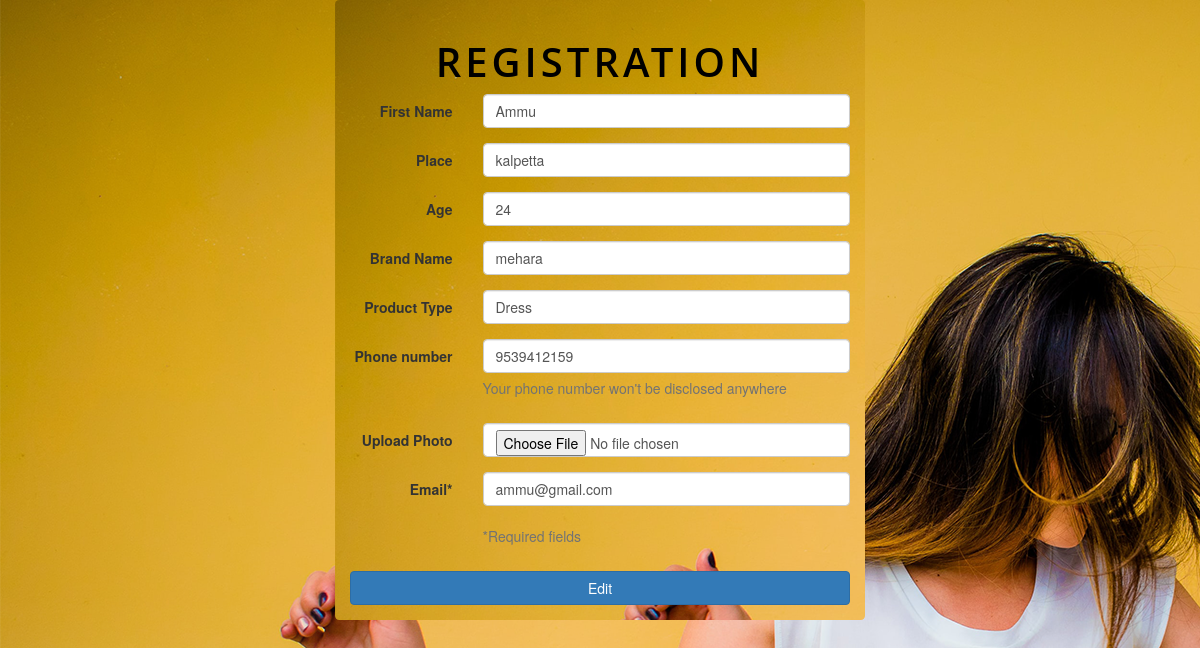
The app's page /ecommerce_app/editsel/1 with its own data.
### ecommerce_app/models.py (models this page shows, shortened)
class model_seller(models.Model):
    fullname=models.CharField(max_length=120)
    place=models.CharField(max_length=100)
    age=models.IntegerField()
    brand=models.CharField(max_length=100)
    product=models.CharField(max_length=100)
    phonenumber=models.IntegerField()
    photo=models.FileField(upload_to='ecommerce_app/static')
    email=models.EmailField()
    password=models.CharField(max_length=100)

### ecommerce_app/views.py (the view, shortened to what this page needs)
# urls.py: path('editsel/<int:id>',seller_edit),
def seller_edit(request,id):
     a=model_seller.objects.get(id=id)
     images=str(a.photo).split('/')[-1]
     return render(request,'edit_profile.html',{'data':a})

### ecommerce_app/templates/edit_profile.html (shortened to what this page needs)
<!DOCTYPE html>
{% load static%}
<html>
    <head>
        <link rel="stylesheet" href="">
    </head>
    <body>
<link href="//maxcdn.bootstrapcdn.com/bootstrap/4.0.0/css/bootstrap.min.css" rel="stylesheet" id="bootstrap-css">
<link href="//netdna.bootstrapcdn.com/bootstrap/3.2.0/css/bootstrap.min.css" rel="stylesheet" id="bootstrap-css">
<div class="container">
            <form class="form-horizontal" method="post" role="form" enctype="multipart/form-data">{% csrf_token %}
                <h2>Registration</h2>
                <div class="form-group">
                    <label for="fullname" class="col-sm-3 control-label">First Name</label>
                    <div class="col-sm-9">
                        <input type="text" name="fullname" placeholder="Full Name" class="form-control" autofocus value="{{data.fullname}}">
                    </div>
                </div>
                <div class="form-group">
                    <label for="place" class="col-sm-3 control-label">Place</label>
                    <div class="col-sm-9">
                        <input type="text" name="place" placeholder="Place" class="form-control" autofocus value="{{data.place}}">
                    </div>
                </div>
                <div class="form-group">
                    <label for="age" class="col-sm-3 control-label">Age</label>
                    <div class="col-sm-9">
                        <input type="number" name="age" placeholder="Age" class="form-control" autofocus value="{{data.age}}">
                    </div>
                </div>
                <div class="form-group">
                    <label for="brand" class="col-sm-3 control-label">Brand Name</label>
                    <div class="col-sm-9">
                        <input type="text" name="brand" placeholder="Brand Name" class="form-control" autofocus value="{{data.brand}}">
                    </div>
                </div>
                <div class="form-group">
                    <label for="product" class="col-sm-3 control-label">Product Type</label>
                    <div class="col-sm-9">
                        <input type="text" name="product" placeholder="Product Type" class="form-control" autofocus value="{{data.product}}">
                    </div>
                </div>
                <div class="form-group">
                    <label for="phonenumber" class="col-sm-3 control-label">Phone number </label>
                    <div class="col-sm-9">
                        <input type="number" name="phonenumber" placeholder="Phone number" class="form-control" value="{{data.phonenumber}}">
                        <span class="help-block">Your phone number won't be disclosed anywhere </span>
                    </div>
                </div>
                <div class="form-group">
                    <label for="photo" class="col-sm-3 control-label">Upload Photo</label>
                    <div class="col-sm-9">
                        <input type="file" name="photo" placeholder="Photo" class="form-control" autofocus value="{{data.photo}}">
                    </div>
                </div>
                <div class="form-group">
                    <label for="email" class="col-sm-3 control-label">Email* </label>
                    <div class="col-sm-9">
                        <input type="email" name="email" placeholder="Email" class="form-control" name= "email" value="{{data.email}}">
                    </div>
                </div>
                <div class="form-group">
                    <div class="col-sm-9 col-sm-offset-3">
                        <span class="help-block">*Required fields</span>
                    </div>
                </div>
                <button type="submit" class="btn btn-primary btn-block">Edit</button>
            </form>
        </div>
    </body>
</html>

### records on screen
model_seller: fullname "Ammu", place "kalpetta", age "24", brand "mehara", product "Dress", phonenumber "9539412159", email "ammu@gmail.com"
